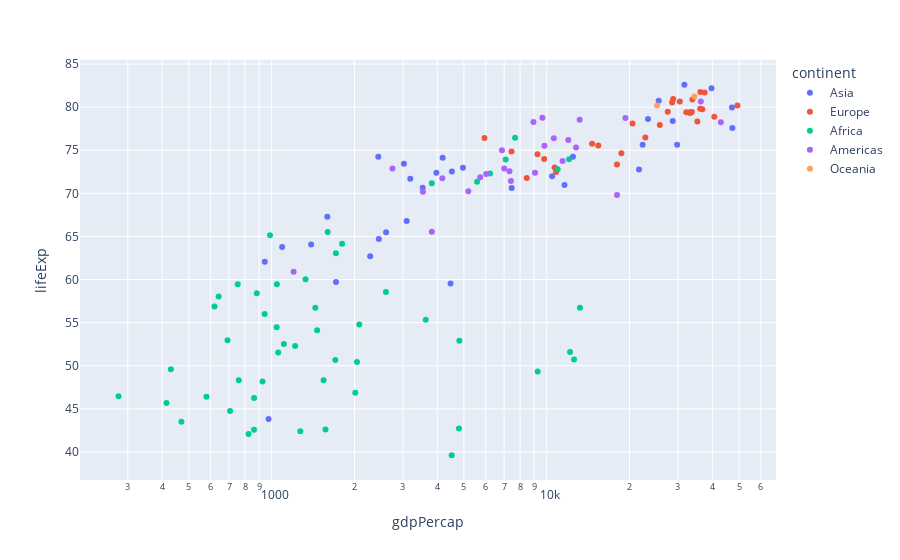

Notebook code cell kept with this figure:
### Code cell
import plotly.express as px

#데이터 불러오기
df_2007 = px.data.gapminder().query("year==2007")

#그래프 그리기
fig = px.scatter(df_2007, x="gdpPercap", y="lifeExp", log_x=True, color='continent')

# Hover 텍스트 편집
fig.update_traces(hovertemplate='GDP: %{x} <br>Life Expectancy: %{y}') #
fig.update_traces(hovertemplate=None, selector={'name':'Europe'}) # revert to default hover

# 수평선/수직선 생성
fig.update_xaxes(showspikes=True, spikecolor="green", spikesnap="cursor", spikemode="across")
fig.update_yaxes(showspikes=True, spikecolor="orange", spikethickness=2)


fig.update_layout(spikedistance=1000, hoverdistance=100)

fig.show()

### Figure 1 — Plotly figure (JSON) as saved in the notebook; plotly's stock layout.template omitted (floating-point values rounded to 4 significant figures)
{"data": [{"hovertemplate": "GDP: %{x} <br>Life Expectancy: %{y}", "legendgroup": "Asia", "marker": {"color": "#636efa", "symbol": "circle"}, "mode": "markers", "name": "Asia", "orientation": "v", "showlegend": true, "type": "scatter", "x": [974.6, 29800.0, 1391.0, 1714.0, 4959.0, 39720.0, 2452.0, 3541.0, 11610.0, 4471.0, 25520.0, 31660.0, 4519.0, 1593.0, 23350.0, 47310.0, 10460.0, 12450.0, 3096.0, 944, 1091.0, 22320.0, 2606.0, 3190.0, 21650.0, 47140.0, 3970.0, 4185.0, 28720.0, 7458.0, 2442.0, 3025.0, 2281.0], "xaxis": "x", "y": [43.83, 75.64, 64.06, 59.72, 72.96, 82.21, 64.7, 70.65, 70.96, 59.55, 80.75, 82.6, 72.53, 67.3, 78.62, 77.59, 71.99, 74.24, 66.8, 62.07, 63.78, 75.64, 65.48, 71.69, 72.78, 79.97, 72.4, 74.14, 78.4, 70.62, 74.25, 73.42, 62.7], "yaxis": "y"}, {"legendgroup": "Europe", "marker": {"color": "#EF553B", "symbol": "circle"}, "mode": "markers", "name": "Europe", "orientation": "v", "showlegend": true, "type": "scatter", "x": [5937.0, 36130.0, 33690.0, 7446.0, 10680.0, 14620.0, 22830.0, 35280.0, 33210.0, 30470.0, 32170.0, 27540.0, 18010.0, 36180.0, 40680.0, 28570.0, 9254.0, 36800.0, 49360.0, 15390.0, 20510.0, 10810.0, 9787.0, 18680.0, 25770.0, 28820.0, 33860.0, 37510.0, 8458.0, 33200.0], "xaxis": "x", "y": [76.42, 79.83, 79.44, 74.85, 73.0, 75.75, 76.49, 78.33, 79.31, 80.66, 79.41, 79.48, 73.34, 81.76, 78.89, 80.55, 74.54, 79.76, 80.2, 75.56, 78.1, 72.48, 74.0, 74.66, 77.93, 80.94, 80.88, 81.7, 71.78, 79.42], "yaxis": "y"}, {"hovertemplate": "GDP: %{x} <br>Life Expectancy: %{y}", "legendgroup": "Africa", "marker": {"color": "#00cc96", "symbol": "circle"}, "mode": "markers", "name": "Africa", "orientation": "v", "showlegend": true, "type": "scatter", "x": [6223.0, 4797.0, 1441.0, 12570.0, 1217.0, 430.1, 2042.0, 706.0, 1704.0, 986.1, 277.6, 3633.0, 1545.0, 2082.0, 5581.0, 12150.0, 641.4, 690.8, 13210.0, 752.7, 1328.0, 942.7, 579.2, 1463.0, 1569.0, 414.5, 12060.0, 1045.0, 759.3, 1043.0, 1803.0, 10960.0, 3820.0, 823.7, 4811.0, 619.7, 2014.0, 7670.0, 863.1, 1598.0, 1712.0, 862.5, 926.1, 9270.0, 2602.0, 4513.0, 1107.0, 883.0, 7093.0, 1056.0, 1271.0, 469.7], "xaxis": "x", "y": [72.3, 42.73, 56.73, 50.73, 52.3, 49.58, 50.43, 44.74, 50.65, 65.15, 46.46, 55.32, 48.33, 54.79, 71.34, 51.58, 58.04, 52.95, 56.73, 59.45, 60.02, 56.01, 46.39, 54.11, 42.59, 45.68, 73.95, 59.44, 48.3, 54.47, 64.16, 72.8, 71.16, 42.08, 52.91, 56.87, 46.86, 76.44, 46.24, 65.53, 63.06, 42.57, 48.16, 49.34, 58.56, 39.61, 52.52, 58.42, 73.92, 51.54, 42.38, 43.49], "yaxis": "y"}, {"hovertemplate": "GDP: %{x} <br>Life Expectancy: %{y}", "legendgroup": "Americas", "marker": {"color": "#ab63fa", "symbol": "circle"}, "mode": "markers", "name": "Americas", "orientation": "v", "showlegend": true, "type": "scatter", "x": [12780.0, 3822.0, 9066.0, 36320.0, 13170.0, 7007.0, 9645.0, 8948.0, 6025.0, 6873.0, 5728.0, 5186.0, 1202.0, 3548.0, 7321.0, 11980.0, 2749.0, 9809.0, 4173.0, 7409.0, 19330.0, 18010.0, 42950.0, 10610.0, 11420.0], "xaxis": "x", "y": [75.32, 65.55, 72.39, 80.65, 78.55, 72.89, 78.78, 78.27, 72.23, 74.99, 71.88, 70.26, 60.92, 70.2, 72.57, 76.19, 72.9, 75.54, 71.75, 71.42, 78.75, 69.82, 78.24, 76.38, 73.75], "yaxis": "y"}, {"hovertemplate": "GDP: %{x} <br>Life Expectancy: %{y}", "legendgroup": "Oceania", "marker": {"color": "#FFA15A", "symbol": "circle"}, "mode": "markers", "name": "Oceania", "orientation": "v", "showlegend": true, "type": "scatter", "x": [34440.0, 25190.0], "xaxis": "x", "y": [81.23, 80.2], "yaxis": "y"}], "layout": {"autosize": true, "hoverdistance": 100, "legend": {"title": {"text": "continent"}, "tracegroupgap": 0}, "margin": {"t": 60}, "spikedistance": 1000, "xaxis": {"anchor": "y", "autorange": true, "domain": [0, 1], "range": [2.301, 4.835], "showspikes": true, "spikecolor": "green", "spikemode": "across", "spikesnap": "cursor", "title": {"text": "gdpPercap"}, "type": "log"}, "yaxis": {"anchor": "x", "autorange": true, "domain": [0, 1], "range": [36.28, 85.93], "showspikes": true, "spikecolor": "orange", "spikethickness": 2, "title": {"text": "lifeExp"}, "type": "linear"}}}
